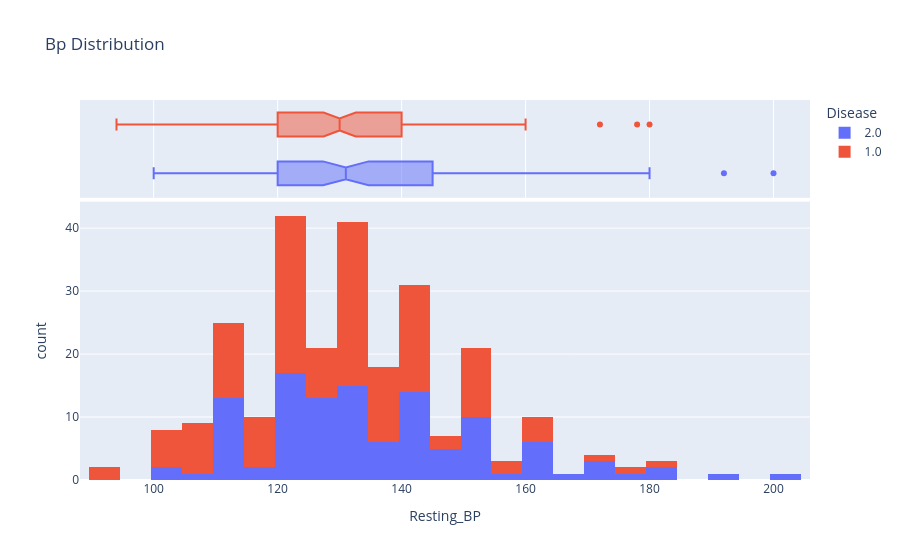

Notebook code cell kept with this figure:
### Code cell
fig = px.histogram(data, x='Resting_BP', marginal='box',color='Disease', title="Bp Distribution")
fig.show()

### Figure 1 — Plotly figure (JSON) as saved in the notebook; plotly's stock layout.template omitted (floating-point values rounded to 4 significant figures; data arrays with more than 128 entries replaced by an {"elided": "..."} marker saying what was removed)
{"data": [{"bingroup": "x", "hovertemplate": "Disease=2.0<br>Resting_BP=%{x}<br>count=%{y}<extra></extra>", "legendgroup": "2.0", "marker": {"color": "#636efa", "pattern": {"shape": ""}}, "name": "2.0", "orientation": "v", "showlegend": true, "type": "histogram", "x": [130.0, 124.0, NaN, 110.0, NaN, 150.0, 134.0, 140.0, 140.0, 120.0, 112.0, 128.0, 170.0, 144.0, 140.0, 160.0, 152.0, 126.0, 110.0, 160.0, 150.0, 136.0, 138.0, 174.0, 120.0, 130.0, 150.0, 136.0, NaN, 120.0, 142.0, 146.0, 120.0, 150.0, 150.0, 130.0, 124.0, 110.0, 125.0, 110.0, 100.0, 120.0, 165.0, 130.0, 124.0, 150.0, 140.0, 180.0, 158.0, 200.0, 130.0, 120.0, 122.0, 152.0, 120.0, 117.0, 108.0, 112.0, 120.0, 125.0, 145.0, 140.0, 192.0, 123.0, 112.0, 110.0, 132.0, 140.0, 178.0, 120.0, 150.0, 128.0, 138.0, 140.0, 100.0, 138.0, 140.0, 150.0, 125.0, 134.0, 110.0, 132.0, 160.0, 145.0, 126.0, 125.0, 125.0, 125.0, 140.0, 160.0, 125.0, 170.0, 128.0, 110.0, 135.0, 130.0, 130.0, 132.0, 145.0, 118.0, 128.0, 160.0, 120.0, 180.0, 140.0, 130.0, 110.0, 140.0, 145.0, 120.0, 112.0, 132.0, 140.0, 130.0, 120.0, 110.0, 160.0], "xaxis": "x", "yaxis": "y"}, {"hovertemplate": "Disease=2.0<br>Resting_BP=%{x}<extra></extra>", "legendgroup": "2.0", "marker": {"color": "#636efa"}, "name": "2.0", "notched": true, "showlegend": false, "type": "box", "x": [130.0, 124.0, NaN, 110.0, NaN, 150.0, 134.0, 140.0, 140.0, 120.0, 112.0, 128.0, 170.0, 144.0, 140.0, 160.0, 152.0, 126.0, 110.0, 160.0, 150.0, 136.0, 138.0, 174.0, 120.0, 130.0, 150.0, 136.0, NaN, 120.0, 142.0, 146.0, 120.0, 150.0, 150.0, 130.0, 124.0, 110.0, 125.0, 110.0, 100.0, 120.0, 165.0, 130.0, 124.0, 150.0, 140.0, 180.0, 158.0, 200.0, 130.0, 120.0, 122.0, 152.0, 120.0, 117.0, 108.0, 112.0, 120.0, 125.0, 145.0, 140.0, 192.0, 123.0, 112.0, 110.0, 132.0, 140.0, 178.0, 120.0, 150.0, 128.0, 138.0, 140.0, 100.0, 138.0, 140.0, 150.0, 125.0, 134.0, 110.0, 132.0, 160.0, 145.0, 126.0, 125.0, 125.0, 125.0, 140.0, 160.0, 125.0, 170.0, 128.0, 110.0, 135.0, 130.0, 130.0, 132.0, 145.0, 118.0, 128.0, 160.0, 120.0, 180.0, 140.0, 130.0, 110.0, 140.0, 145.0, 120.0, 112.0, 132.0, 140.0, 130.0, 120.0, 110.0, 160.0], "xaxis": "x2", "yaxis": "y2"}, {"bingroup": "x", "hovertemplate": "Disease=1.0<br>Resting_BP=%{x}<br>count=%{y}<extra></extra>", "legendgroup": "1.0", "marker": {"color": "#EF553B", "pattern": {"shape": ""}}, "name": "1.0", "orientation": "v", "showlegend": true, "type": "histogram", "x": {"elided": "147 float values"}, "xaxis": "x", "yaxis": "y"}, {"hovertemplate": "Disease=1.0<br>Resting_BP=%{x}<extra></extra>", "legendgroup": "1.0", "marker": {"color": "#EF553B"}, "name": "1.0", "notched": true, "showlegend": false, "type": "box", "x": {"elided": "147 float values"}, "xaxis": "x2", "yaxis": "y2"}], "layout": {"barmode": "relative", "legend": {"title": {"text": "Disease"}, "tracegroupgap": 0}, "title": {"text": "Bp Distribution"}, "xaxis": {"anchor": "y", "domain": [0, 1], "title": {"text": "Resting_BP"}}, "xaxis2": {"anchor": "y2", "domain": [0, 1], "matches": "x", "showgrid": true, "showticklabels": false}, "yaxis": {"anchor": "x", "domain": [0, 0.7326], "title": {"text": "count"}}, "yaxis2": {"anchor": "x2", "domain": [0.7426, 1], "matches": "y2", "showgrid": false, "showline": false, "showticklabels": false, "ticks": ""}}}
